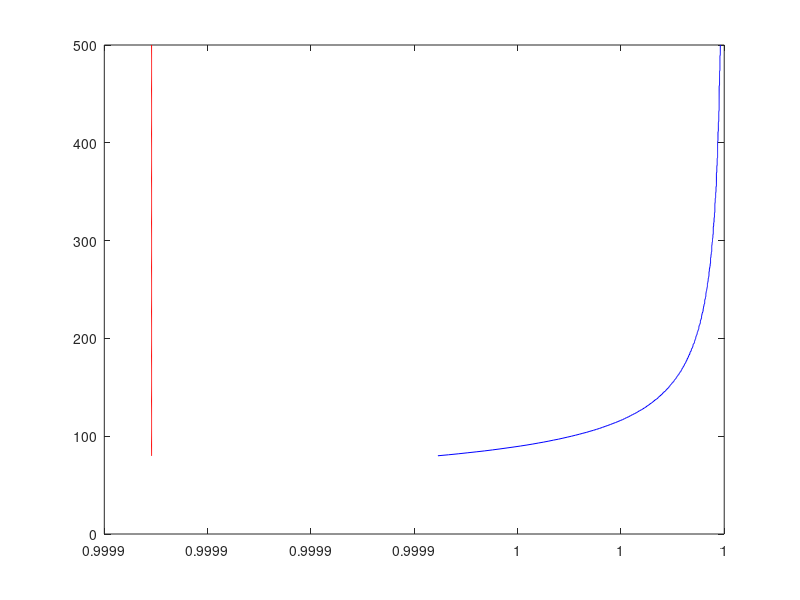

MATLAB code for this plot: (Note: this script raises an error after producing the figure.)
r1 = 50;
r2 = 25;
M = 5.97219e24; % kg earth
G = 6.6743e-11; % m3 kg-1 s-2
c = 299792458; % m / s
rearth = 6.371e6; % m mean earth radius
ralpha = 4.132e16; % m to alpha centauri from earth
ralpha = 4.132e16; % order of magnitude less

% bunch of rs for position 1 and 2
rs1 = [80:1:500];
rs2 = rs1-40;
dr = 1e9;
rs_inf = [rearth:dr:ralpha];

SPE = -dr*G*M./(rs_inf.^2);
cus_SPE = cumsum(SPE);
dt_dtp = sqrt(1-cus_SPE/(.5*c^2));
plot(rs_inf,1./dt_dtp);

% time dilation 1
dt1_dtp = sqrt(1-2*G*M./(rs1*c^2));
rs1p = rs1 ./ dt1_dtp;

% time dilation 2 and apparent length contraction
dt2_dtp = sqrt(1-2*G*M./(rs2*c^2));
rs2p = rs2 ./ dt1_dtp;

% time dilation 2 / 1
Gp = G ./ dt1_dtp.^2;
dt2_dt1 = dt2_dtp./dt1_dtp;
dt2_dt1p = sqrt(1-2*Gp*M./((rs1p - rs2p)*c^2));

figure(1)
hold off
plot(dt2_dt1p,rs1,'r');
hold on
plot(dt2_dt1,rs1,'b');
dips("Done");
